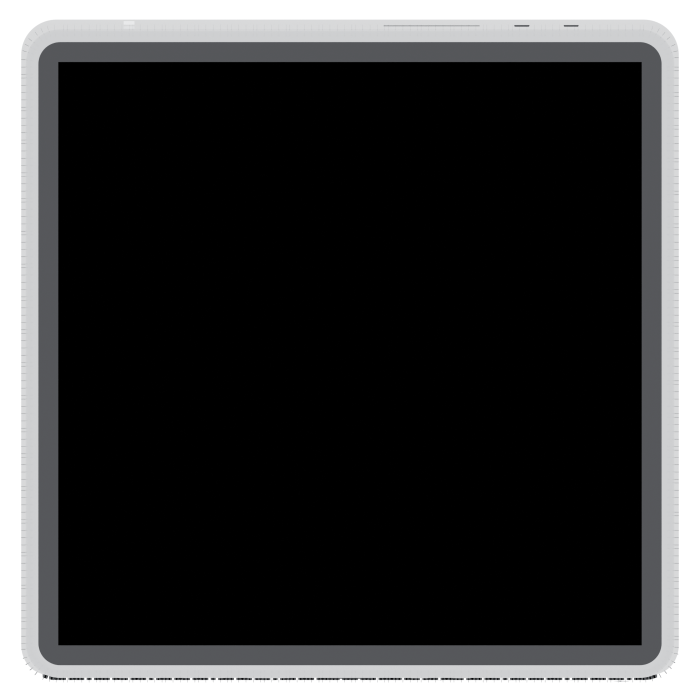
#> input picture renders/ortho/bottom.png, 1400 x 1400 px, given in place of apple_hw_back.jpg, which was not available (shown at 1/2 size)
$ python band_profile.py
#> lines starting #> are read from the running program, lines starting #| are printed output that depends on the picture; pictures that were not available may be replaced by others from this repository, and a replacement may not be noted
### tools/compare_render.py
#!/usr/bin/env python3
"""Offline renderer + comparison harness for the Mac Studio model.

Why this exists
---------------
Blender cannot start in this environment: it crashes inside Metal's GPU backend
detection before any Python runs, so `build_mac_studio.py` cannot be executed
here. Rather than verify the model by reading the code back, this renders the
model's geometry directly from the SAME spec module the Blender build imports
(blender/mac_studio_spec.py) and lays it beside Apple's photograph.

That is a stronger check than eyeballing a Cycles render anyway: both images
are reduced to a common chassis box, so anything that differs is a real
difference in the model rather than a framing or lens difference.

Method
------
Signed-distance-field ray march, orthographic, one view per elevation. The
perforations are not marched — at a 1.57 mm pitch there are ~3,300 holes on the
rear field alone and marching them is hopeless. Instead the recessed floor is
detected from the hit point and the regular lattice is evaluated in 2-D at the
hit, which is what the eye actually reads.

Usage:
    python3 tools/compare_render.py front rear
    python3 tools/compare_render.py all
"""
import math
import os
import sys
import time

import numpy as np
from PIL import Image

HERE = os.path.dirname(os.path.abspath(__file__))
ROOT = os.path.abspath(os.path.join(HERE, ".."))
sys.path.insert(0, os.path.join(ROOT, "blender"))

import mac_studio_spec as S   # noqa: E402

REF = os.path.join(ROOT, "reference")
OUT = os.path.join(ROOT, "renders", "compare")

F = np.float32


# ------------------------------------------------------------------ SDF utils
# [18 lines left out: functions sd_round_rect2, sd_box, not called in this run]


def sd_round_box(p, b, r):
    return sd_box(p, np.array(b, dtype=np.float64) - r) - r


# [4 lines left out: function smax, not called in this run]


def smin(a, b, k):
    h = np.clip(0.5 + 0.5 * (b - a) / k, 0.0, 1.0)
    return b + (a - b) * h + k * h * (1.0 - h)


# ------------------------------------------------------------------ the model
# [246 lines left out: functions sdf_body, sdf_ac_inlet, sdf_shell, sdf_feet, sdf_internals, march and 1 more, not called in this run]


def autocorr_profile(a, axis):
    """Normalised autocorrelation of a 2-D boolean array along one axis."""
    a = np.asarray(a, dtype=np.float64)
    a = a - a.mean()
    n = a.shape[axis]
    out = np.zeros(n)
    for k in range(n):
        if axis == 0:
            p, q = a[k:], a[:n - k]
        else:
            p, q = a[:, k:], a[:, :n - k]
        d = np.sqrt((p * p).sum() * (q * q).sum())
        out[k] = float((p * q).sum() / d) if d > 0 else 0.0
    return out


def autocorr_peak(mask, axis, lo=1, hi=None, frac=0.90):
    """Lag, in pixels, of the FUNDAMENTAL period of a lattice.

    Two ways this goes wrong, both of which hit the base band.

    Taking the plain argmax finds lag 1. Adjacent pixels inside one hole are
    perfectly correlated, so the autocorrelation peaks at 1 px and falls off
    from there whatever the real period is.

    Taking the largest peak at all finds a harmonic. The band correlates at
    0.906 mm AND at 1.811 mm, and the harmonic is marginally stronger; that is
    how the band came to be modelled two hole rows deep instead of eight.

    So: find the first local minimum - the autocorrelation has fallen off the
    hole itself - and then the first local maximum after it. That is the
    fundamental by construction, whatever the harmonics do.
    """
    prof = autocorr_profile(mask, axis)
    if hi is None:
        hi = len(prof) // 2
    if hi <= lo:
        return 0
    seg = prof[lo:hi]
    if not len(seg) or seg.max() <= 0:
        return 0
    # first local minimum
    k = int(np.argmin(seg))
    # then the first local maximum after it
    tail = seg[k:]
    if len(tail) < 2:
        return lo + k
    m = int(np.argmax(tail))
    return lo + k + m


# [329 lines left out: functions row_pitch_profile, stagger_fraction, _semi_axes, lattice_mask, lattice_coverage, _poly_inside and 3 more, not called in this run]


# --------------------------------------------------------------------- views
VIEWS = {
    # name: (ray direction, image right axis, image up axis, ref image)
    "front": (np.array([0.0, 1.0, 0.0]), np.array([1.0, 0.0, 0.0]),
              np.array([0.0, 0.0, 1.0]), "apple_static_front.jpg"),
    "rear": (np.array([0.0, -1.0, 0.0]), np.array([-1.0, 0.0, 0.0]),
             np.array([0.0, 0.0, 1.0]), "apple_hw_back.jpg"),
    "side": (np.array([1.0, 0.0, 0.0]), np.array([0.0, 1.0, 0.0]),
             np.array([0.0, 0.0, 1.0]), None),
    "top": (np.array([0.0, 0.0, -1.0]), np.array([1.0, 0.0, 0.0]),
            np.array([0.0, 1.0, 0.0]), None),
    "bottom": (np.array([0.0, 0.0, 1.0]), np.array([1.0, 0.0, 0.0]),
               np.array([0.0, -1.0, 0.0]), None),
}


# [94 lines left out: functions render, model_chassis_box, not called in this run]


def to_pil(arr):
    return Image.fromarray((arr * 255).astype(np.uint8))


# ---------------------------------------------------------------- comparison
def chassis_box(g):
    """Chassis box in pixels: width detected, height DERIVED from 197:95.

    The height used to be taken from `g < 244`, which runs past the bottom of
    the machine into the contact shadow. On both Apple shots that overshoots by
    1.2-1.3 mm, 1.3% of the height, and because the model side is cropped from a
    synthetic render whose silhouette ends exactly at the chassis, the two
    images were being compared at different vertical scales - the region report
    was reading a different physical millimetre out of each side, up to 1.3 mm
    apart, which is wider than the 0.9 mm acceptance tolerance this project
    works to. Apple publishes 197 x 197 x 95 mm, so the pixel box has a known
    aspect and the height follows from the width.
    """
    def span(mask, axis):
        prof = mask.sum(axis=axis)
        idx = np.nonzero(prof > 0.02 * prof.max())[0]
        return int(idx[0]), int(idx[-1])
    x0, x1 = span(g < 238.0, 0)
    y0, _ = span(g < 244.0, 1)     # FIRST row, not the last
    width = x1 - x0 + 1
    height = int(round(width * 95.0 / 197.0))
    return x0, y0, x0 + width - 1, y0 + height - 1


def normalise_ref(path, out_h=520):
    """Crop an Apple photo to its chassis box and resample to a common size."""
    im = Image.open(path).convert("RGB")
    g = np.asarray(im.convert("L"), dtype=np.float32)
    x0, y0, x1, y1 = chassis_box(g)
    crop = im.crop((x0, y0, x1 + 1, y1 + 1))
    w, h = crop.size
    out_w = int(round(out_h * w / h))
    return crop.resize((out_w, out_h), Image.LANCZOS)


# [19 lines left out: functions overlay, _panel_level, not called in this run]


def otsu(values, bins=256):
    """Otsu's threshold AND its separability, as (threshold, eta).

    The dark-share measurement has to be exposure-invariant, and every fixed
    or globally-scaled threshold fails at that. A fixed cut is defeated by a
    difference in lighting between a synthetic render and a JPEG; a threshold
    scaled to the whole image's own brightness is defeated by the rear field
    itself, which covers 46% of the panel and drags any global statistic down
    with it until the field stops registering as perforated at all.

    Splitting each REGION on its own two modes sidesteps both. Inside the
    perforated field the histogram is genuinely bimodal - hole and groove floor
    - and Otsu finds the boundary between them in a synthetic render and in a
    photograph alike, whatever either one's absolute exposure happens to be.
    The number it yields is the physical open area, which is what the model
    and the photograph can actually be compared on.

    eta is Otsu's own between-class variance normalised by the total variance.
    It is what makes the result checkable: Otsu returns a threshold for EVERY
    histogram, including a perfectly unimodal one, where the "best" split is an
    arbitrary quantile and the dark share it produces is pure noise. A strip of
    bare aluminium 79-86 mm below the top edge, for example, has mean 0.758 with
    range 0.604-0.914 and no dark structure at all - Otsu still splits it at
    0.791 and reports 80% of it as "dark". That is not a modelling difference, it
    is the metric lying. eta separates the two cases: a real perforation field
    scores above ~0.5, a lit panel with a lighting gradient scores far below, and
    a low-eta strip has to be excluded from the comparison instead of compared.
    """
    v = np.asarray(values, dtype=np.float64).ravel()
    if v.size == 0:
        return 0.0, 0.0
    hist, edges = np.histogram(v, bins=bins, range=(0.0, 1.0))
    hist = hist.astype(np.float64)
    total = hist.sum()
    if total == 0:
        return 0.0, 0.0
    centres = (edges[:-1] + edges[1:]) / 2.0
    w0 = np.cumsum(hist)
    w1 = total - w0
    csum = np.cumsum(hist * centres)
    m0 = csum / np.maximum(w0, 1e-9)
    mt = csum[-1] / total
    m1 = (mt * total - csum) / np.maximum(w1, 1e-9)
    # sigma^2_B from pixel COUNTS, normalised to a probability scale, and
    # sigma^2_T as the true mean squared deviation - the ratio is eta in [0,1].
    # Skipping either normalisation is what makes eta come out in the millions.
    var_b = w0 * w1 * (m0 - m1) ** 2 / (total * total)
    var_t = float(((v - v.mean()) ** 2).mean())
    k = int(np.argmax(var_b))
    eta = float(var_b[k] / var_t) if var_t > 1e-12 else 0.0
    return float(centres[k]), eta


# [170 lines left out: functions is_lighting_falloff, largest_blob_fraction, numeric_report, not called in this run]


CUT_PREFIX = "cut_"


# [241 lines left out: functions regions, web_runs, region_report, compare, main, not called in this run]


# [2 lines that do not run on import are left out]

### tools/band_profile.py
#!/usr/bin/env python3
"""Row dark-share profiles of the base band: photograph against model.

Counting rows and hole widths by eye off a 6x zoom is guesswork. These are the
actual per-row dark fractions for both images over the same 9 mm of height, so
the number of hole rows, their spacing and their depth can be read off
directly.
"""
import os
import sys

import numpy as np
from PIL import Image

HERE = os.path.dirname(os.path.abspath(__file__))
sys.path.insert(0, HERE)
from compare_render import normalise_ref, otsu, autocorr_peak, REF, OUT  # noqa

W_MM, H_MM = 197.0, 95.0


def prof(g, sx, label, lo=85.5, hi=94.5):
    h, w = g.shape
    a = int(round(lo / sx))
    b = min(h, int(round(hi / sx)))
    mid = slice(int(0.25 * w), int(0.75 * w))
    blk = g[a:b, mid]
    t, _ = otsu(blk)
    m = blk < t
    share = m.mean(axis=1)
    print("\n%s  rows %d..%d (%.2f..%.2f mm, %d rows)  otsu %.3f"
          % (label, a, b, lo, hi, b - a, t))
    print("  dark share per row (%%):")
    for i in range(0, len(share), 2):
        mm = lo + i * sx
        bar = "#" * int(share[i] * 40)
        print("   %5.2f mm  %5.1f  %s" % (mm, share[i] * 100, bar))
    p = share - share.mean()
    den = np.sqrt((p * p).sum()) or 1.0
    ac = np.array([float((p[k:] * p[:len(p) - k]).sum() / den)
                   for k in range(min(20, len(p) - 1))])
    print("  row-profile autocorrelation:", " ".join("%5.2f" % v for v in ac))
    pk = autocorr_peak(share, axis=0)
    print("  fundamental row period: %d px = %.3f mm"
          % (pk, pk * sx))
    # column profile too, for the hole width
    cshare = m.mean(axis=0)
    pkx = autocorr_peak(cshare, axis=0)
    print("  fundamental col period: %d px = %.3f mm"
          % (pkx, pkx * sx))
    # run lengths
    def runs(mask, axis):
        out = []
        arr = mask if axis == 1 else mask.T
        for line in arr:
            d = np.diff(np.concatenate(([0], line.view(np.int8), [0])))
            s_, e_ = np.nonzero(d == 1)[0], np.nonzero(d == -1)[0]
            out.extend((e_ - s_).tolist())
        return np.array(out) if out else np.array([0])
    rx, rz = runs(m, 1), runs(m, 0)
    print("  hole run  x median %.2f px = %.3f mm   z median %.2f px = %.3f mm"
          % (np.median(rx), np.median(rx) * sx, np.median(rz), np.median(rz) * sx))
    return share


def main():
    rimg = normalise_ref(os.path.join(REF, "apple_hw_back.jpg"), 460)
#> in normalise_ref, `im = Image.open(path).convert("RGB")`:
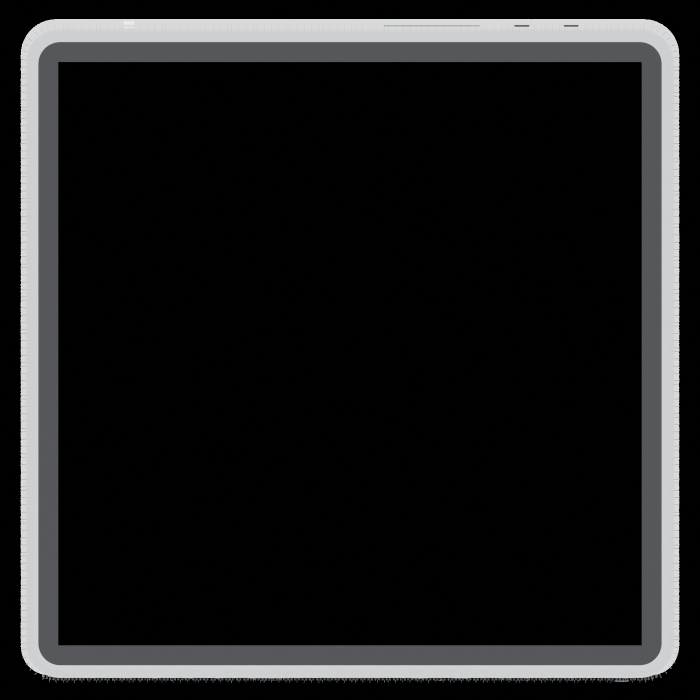
#> im: PIL image 1400x1400 RGB (shown at 1/2 size); mean R, G, B 27.8, 28.1, 28.5
#> in span, `prof = mask.sum(axis=axis)`: prof = 1400 values from 1400 to 1400
#> in span, `idx = np.nonzero(prof > 0.02 * prof.max())[0]`: idx = 1400 values from 0 to 1399
#> in chassis_box, `x0, x1 = span(g < 238.0, 0)`: x0 = 0; x1 = 1399
#> in chassis_box, `y0, _ = span(g < 244.0, 1)`: y0 = 0
#> in chassis_box, `width = x1 - x0 + 1`: width = 1400
#> in chassis_box, `height = int(round(width * 95.0 / 197.0))`: height = 675
#> in normalise_ref, `x0, y0, x1, y1 = chassis_box(g)`: x0 = 0; x1 = 1399; y1 = 674
#> in normalise_ref, `crop = im.crop((x0, y0, x1 + 1, y1 + 1))`:
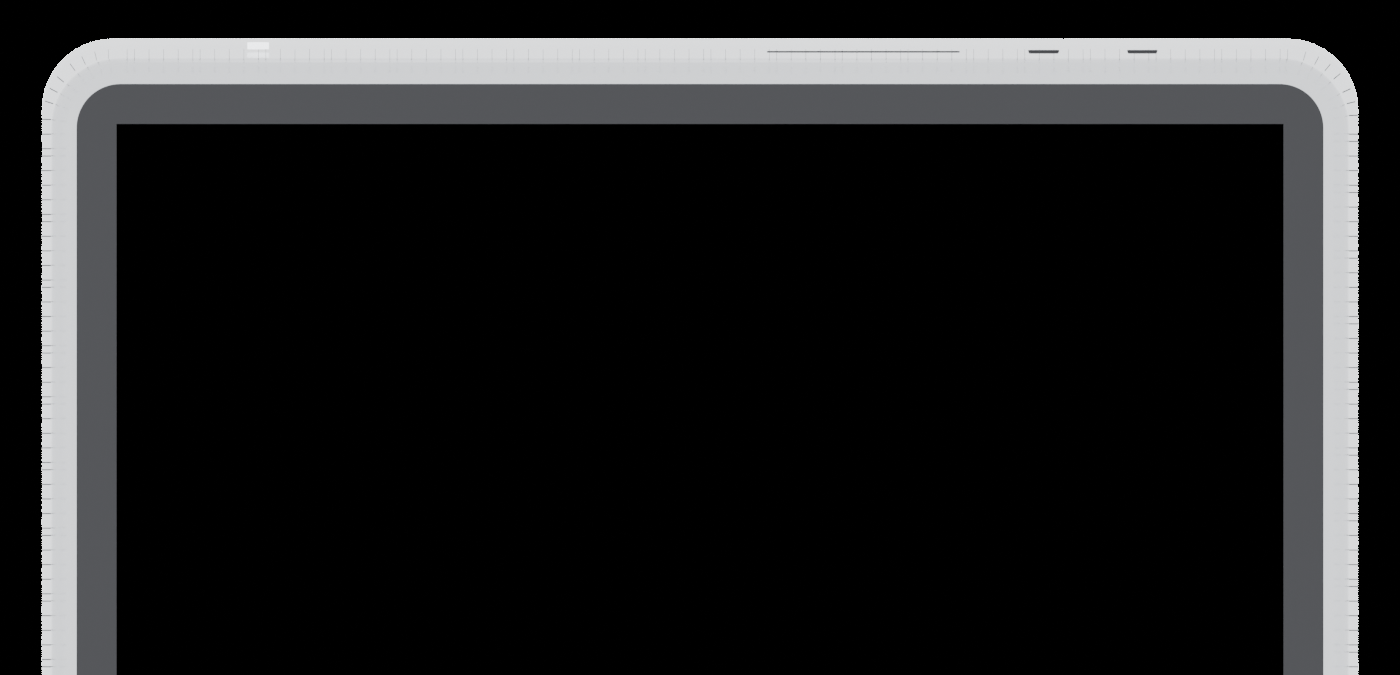
#> crop: PIL image 1400x675 RGB; mean R, G, B 30.9, 31.1, 31.6
    gr = np.asarray(rimg.convert("L"), dtype=np.float32) / 255.0
    sx = W_MM / gr.shape[1]
    mp = os.path.join(OUT, "rear_model.png")
    gm = np.asarray(Image.open(mp).convert("L").resize(rimg.size, Image.LANCZOS),
                    dtype=np.float32) / 255.0
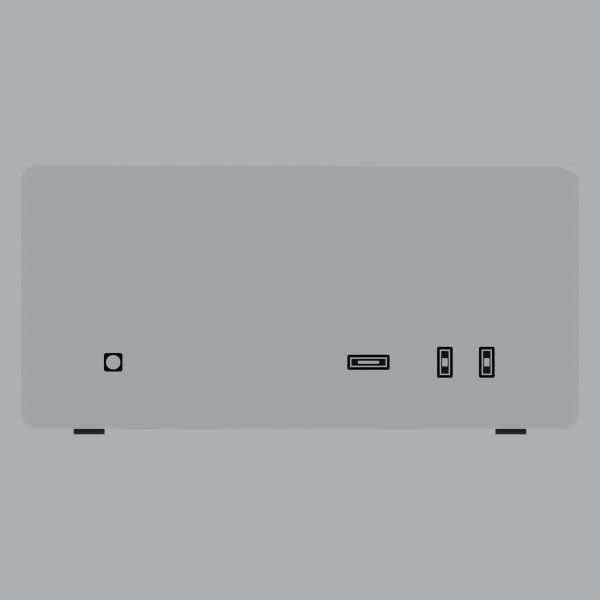
#> input picture renders/ortho/front.png, 1200 x 1200 px, given in place of rear_model.png, which was not available (shown at 1/2 size)
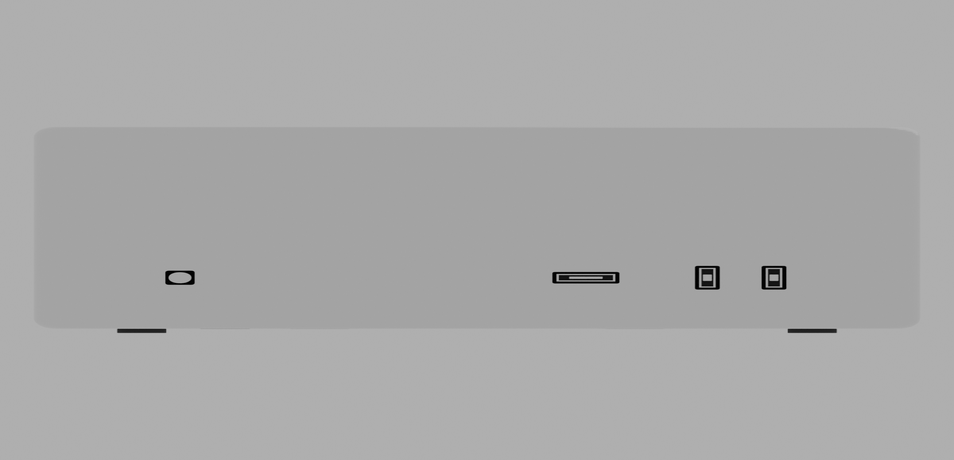
#> gm: shape (460, 954) float32; min 0, max 0.714, mean 0.664
    prof(gr, sx, "APPLE  rear")
#> in prof, `blk = g[a:b, mid]`:
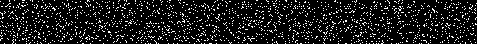
#> blk: shape (44, 477) float32; values 0 (black) and 0.00392 (white), 10.9% white in thin lines or dots
#> in otsu, `hist, edges = np.histogram(v, bins=bins, range=(0.0, 1.0))`: hist = 256 values, max 18693 at index 0, min 0 at index 2, mean 81.98; edges = 257 values from 0 to 1
#> in otsu, `total = hist.sum()`: total = 20988
#> in otsu, `centres = (edges[:-1] + edges[1:]) / 2.0`: centres = 256 values from 0.00195 to 0.998
#> in otsu, `w0 = np.cumsum(hist)`: w0 = 256 values from 18693 to 20988
#> in otsu, `w1 = total - w0`: w1 = 256 values, max 2295 at index 0, min 0 at index 1, mean 8.96
#> in otsu, `csum = np.cumsum(hist * centres)`: csum = 256 values from 36.51 to 49.96
#> in otsu, `m0 = csum / np.maximum(w0, 1e-9)`: m0 = 256 values from 0.00195 to 0.00238
#> in otsu, `mt = csum[-1] / total`: mt = 0.00238
#> in otsu, `m1 = (mt * total - csum) / np.maximum(w1, 1e-9)`: m1 = 256 values, max 0.00586 at index 0, min 0 at index 1, mean 2.29e-05
#> in otsu, `var_b = w0 * w1 * (m0 - m1) ** 2 / (total * total)`: var_b = 256 values, max 1.49e-06 at index 0, min 0 at index 1, mean 5.8e-09
#> in otsu, `var_t = float(((v - v.mean()) ** 2).mean())`: var_t = 1.5e-06
#> in otsu, `k = int(np.argmax(var_b))`: k = 0
#> in otsu, `eta = float(var_b[k] / var_t) if var_t > 1e-12 else 0.0`: eta = 0.992
#> in prof, `t, _ = otsu(blk)`: t = 0.00195
#> in prof, `share = m.mean(axis=1)`: share = 44 values, max 0.931 at index 9, min 0.822 at index 6, mean 0.891
#| APPLE  rear  rows 414..458 (85.50..94.50 mm, 44 rows)  otsu 0.002
#> the loop in prof, `for i in range(0, len(share), 2):` made 22 passes
#> (i, mm, bar) on passes 3 to 10: (4, 86.33, '###################################'), (6, 86.74, '################################'), (8, 87.15, '#################################'), (10, 87.56, '###################################'), (12, 87.98, '##################################'), (14, 88.39, '####################################'), (16, 88.8, '####################################'), (18, 89.22, '###################################')
#> (printed output is left out)
#> in prof, `p = share - share.mean()`: p = 44 values, max 0.0402 at index 9, min -0.0688 at index 6, mean -1.77e-17
#> in prof, `den = np.sqrt((p * p).sum()) or 1.0`: den = 0.185
#> in prof, `ac = np.array([float((p[k:] * p[:len(p) - k]).sum() / den) for k in ra..`: ac = 20 values, max 0.185 at index 0, min -0.0522 at index 3, mean 0.00739
#|   row-profile autocorrelation:  0.19 -0.04  0.07 -0.05 -0.00 -0.02 -0.03 -0.02 -0.01 -0.00 -0.01  0.02 -0.03  0.05 -0.03  0.07 -0.04  0.05 -0.01  0.01
#> in autocorr_profile, `a = np.asarray(a, dtype=np.float64)`: a has the same summary as share in prof
#> in autocorr_profile, `a = a - a.mean()`: a has the same summary as p in prof
#> the loop in autocorr_profile, `for k in range(n):` made 44 passes
#> (p, q, d) on passes 38 to 40: ([0.0171, -0.0542, 0.0255, -0.0227, 0.0234, 0.0276, -0.0122], [0.0276, 0.0108, 0.0129, 0.0276, 0.00872, 0.00662, -0.0688], 0.00625), ([-0.0542, 0.0255, -0.0227, 0.0234, 0.0276, -0.0122], [0.0276, 0.0108, 0.0129, 0.0276, 0.00872, 0.00662], 0.00327), ([0.0255, -0.0227, 0.0234, 0.0276, -0.0122], [0.0276, 0.0108, 0.0129, 0.0276, 0.00872], 0.00222)
#> after the loop in autocorr_profile, `for k in range(n):`: out = 44 values, max 1 at index 0, min -1 at index 43, mean 0.0155
#> in autocorr_peak, `prof = autocorr_profile(mask, axis)`: prof has the same summary as out in autocorr_profile
#> in autocorr_peak, `hi = len(prof) // 2`: hi = 22
#> in autocorr_peak, `seg = prof[lo:hi]`: seg = 21 values, max 0.62 at index 14, min -0.358 at index 15, mean -0.021
#> in autocorr_peak, `k = int(np.argmin(seg))`: k = 15
#> in autocorr_peak, `tail = seg[k:]`: tail = [-0.358, 0.455, -0.131, 0.0511, -0.0449, -0.326]
#> in autocorr_peak, `m = int(np.argmax(tail))`: m = 1
#> in prof, `pk = autocorr_peak(share, axis=0)`: pk = 17
#|   fundamental row period: 17 px = 3.510 mm
#> in prof, `cshare = m.mean(axis=0)`: cshare = 477 values, max 1 at index 322, min 0.705 at index 23, mean 0.891
#> the loop in autocorr_profile (call 2), `for k in range(n):` made 477 passes
#> d on passes 1 to 3: 1.22, 1.22, 1.21
#> in prof, `pkx = autocorr_peak(cshare, axis=0)`: pkx = 216
#|   fundamental col period: 216 px = 44.604 mm
#> the loop in runs, `for line in arr:` made 44 passes
#> after the loop in runs, `for line in arr:`: out = 2052 values, max 69 at index 519, min 1 at index 4, mean 9.11
#> call 2 of runs, with axis = 0
#> in runs (call 2), `out = []`: out = []
#> in runs (call 2), `arr = mask if axis == 1 else mask.T`:
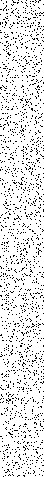
#> arr: shape (477, 44) bool; 89.1% white; black in thin lines or dots
#> the loop in runs (call 2), `for line in arr:` made 477 passes
#> (s_, e_) on passes 1 to 3: ([0, 2, 13, 19, 27, 36, 41], [1, 12, 18, 26, 35, 39, 44]), ([0, 7, 14, 22, 31, 34, 37, 39], [6, 13, 21, 30, 32, 36, 38, 44]), ([0, 7, 16, 19, 23, 26, 36, 39], [6, 13, 17, 22, 25, 35, 38, 44])
#> after the loop in runs (call 2), `for line in arr:`: out = 2422 values, max 44 at index 1646, min 1 at index 0, mean 7.72
#> in prof, `rx, rz = runs(m, 1), runs(m, 0)`: rx = 2052 values, max 69 at index 519, min 1 at index 4, mean 9.11; rz has the same summary as out in runs
#|   hole run  x median 7.00 px = 1.445 mm   z median 6.00 px = 1.239 mm
    prof(gm, sx, "MODEL  rear")
#| MODEL  rear  rows 414..458 (85.50..94.50 mm, 44 rows)  otsu 0.682
#> the loop in prof (call 2), `for i in range(0, len(share), 2):` made 22 passes
#> (printed output is left out)
#|   row-profile autocorrelation:  0.00  0.00  0.00  0.00  0.00  0.00  0.00  0.00  0.00  0.00  0.00  0.00  0.00  0.00  0.00  0.00  0.00  0.00  0.00  0.00
#|   fundamental row period: 0 px = 0.000 mm
#|   fundamental col period: 0 px = 0.000 mm
#|   hole run  x median 0.00 px = 0.000 mm   z median 0.00 px = 0.000 mm


if __name__ == "__main__":
    main()
